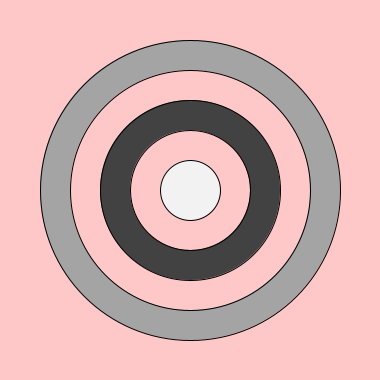
Frame 1 (no input)
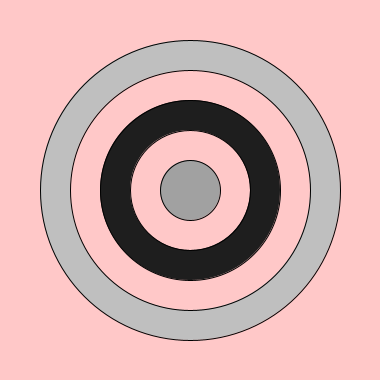
Frame 60 (the mouse pressed at the canvas centre just before this capture)
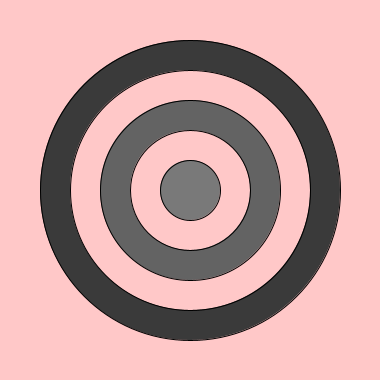
Frame 120 (the mouse held since frame 60 and released just before this capture)

The Processing sketch that drew these frames (run headless with seeded random() and noise(); from frame 60 on, the mouse is pressed at the canvas centre):

// Processing sketch: processing_163883
// ── processing_163883.pde

// This sketch depicts Gestalt's Principle of Symmetry.
// runs code one time, and one time only.
void setup (){
  //sets frame rate to 24.
  frameRate (24);
// sets the display size to 200x200 pixels.
size (380,380);

}
// loops code continuously.
void draw (){
// sets the background color.
background( 255, 200, 200);
// creates an ellipse shape.
fill (random (255));
ellipse(190, 190, 300, 300);
// creates a fill for the ellipse.
fill (255, 200, 200);
//creates an ellipse shape.
ellipse (190, 190, 240, 240);
//creates a fill for the ellipse.
fill (random (255));
// creates an ellipse shape.
ellipse (190, 190, 180, 180);
// creates a fill for the ellipse.
fill (255, 200, 200);
// creates am ellipse shape.
ellipse (190, 190, 120, 120);
// creates a fill for the ellipse.
fill (random (255));
// creates an ellipse shape.
ellipse (190, 190, 60, 60);

}
